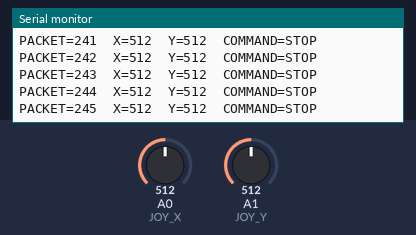
The sketch below on a simulated Arduino Mega 2560, built with avr-gcc and run on an emulated ATmega2560. Shown: the last lines printed to the serial monitor. Inputs (shaded band) come from the test bench; at power-on: A0 (JOY_X) = 512, A1 (JOY_Y) = 512. No radio packets arrive unless stated.

Above: at 10.2 s.
10.3 s: A0 (JOY_X) set to 916
At 10.42 s:
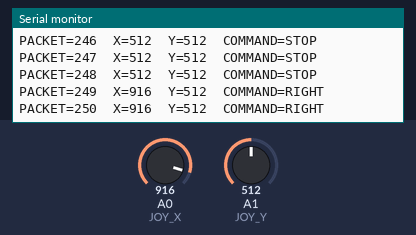
13.3 s: A1 (JOY_Y) set to 922
At 13.45 s:
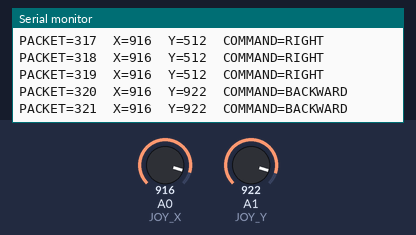

Measured:
- the behaviour switches between 901 and 902 on A0 (JOY_X) (found by bisection; images 0 and 1)
- the behaviour switches between 914 and 915 on A1 (JOY_Y) (found by bisection; images 1 and 2)

The sketch:

transmitter.ino
```cpp
#include <SPI.h>
#include <nRF24L01.h>
#include <RF24.h>

// =====================================================
// NRF24L01
// =====================================================

#define CE_PIN 9
#define CSN_PIN 10

RF24 radio(CE_PIN, CSN_PIN);

const byte address[6] = "ROVER";


// =====================================================
// JOYSTICK
// =====================================================

#define JOY_X A0
#define JOY_Y A1

// Your joystick center
#define CENTER_X 515
#define CENTER_Y 513

// Joystick dead zone
#define DEAD_ZONE 150


// =====================================================
// COMMANDS
// =====================================================

#define STOP_CMD     0
#define FORWARD_CMD  1
#define BACKWARD_CMD 2
#define LEFT_CMD     3
#define RIGHT_CMD    4


// =====================================================
// DATA PACKET
// This MUST be identical on Mega
// =====================================================

struct DataPacket
{
  byte command;
  int x;
  int y;
  unsigned long packetNumber;
};

DataPacket data;


// =====================================================
// PACKET COUNTER
// =====================================================

unsigned long packetCounter = 0;


// =====================================================
// SETUP
// =====================================================

void setup()
{
  Serial.begin(9600);

  // Start NRF24
  if (!radio.begin())
  {
    Serial.println("NRF24 NOT DETECTED!");
    while (1);
  }

  // NRF24 settings
  radio.setChannel(108);
  radio.setDataRate(RF24_250KBPS);
  radio.setPALevel(RF24_PA_LOW);

  // Disable ACK/retries for fast joystick control
  radio.setAutoAck(false);

  radio.openWritingPipe(address);
  radio.stopListening();

  radio.powerUp();

  Serial.println();
  Serial.println("================================");
  Serial.println("     ROVER TRANSMITTER READY");
  Serial.println("================================");
}


// =====================================================
// LOOP
// =====================================================

void loop()
{
  // ===================================================
  // READ JOYSTICK
  // ===================================================

  data.x = analogRead(JOY_X);
  data.y = analogRead(JOY_Y);


  // Calculate movement from center
  int dx = data.x - CENTER_X;
  int dy = data.y - CENTER_Y;

  int absX = abs(dx);
  int absY = abs(dy);


  // ===================================================
  // DETERMINE COMMAND
  // ===================================================

  // CENTER = STOP
  if (absX <= DEAD_ZONE && absY <= DEAD_ZONE)
  {
    data.command = STOP_CMD;
  }

  // Y AXIS DOMINANT
  else if (absY > absX)
  {
    // FORWARD
    if (dy < -DEAD_ZONE)
    {
      data.command = FORWARD_CMD;
    }

    // BACKWARD
    else if (dy > DEAD_ZONE)
    {
      data.command = BACKWARD_CMD;
    }

    else
    {
      data.command = STOP_CMD;
    }
  }

  // X AXIS DOMINANT
  else
  {
    // LEFT
    if (dx < -DEAD_ZONE)
    {
      data.command = LEFT_CMD;
    }

    // RIGHT
    else if (dx > DEAD_ZONE)
    {
      data.command = RIGHT_CMD;
    }

    else
    {
      data.command = STOP_CMD;
    }
  }


  // ===================================================
  // PACKET NUMBER
  // ===================================================

  data.packetNumber = packetCounter++;


  // ===================================================
  // TRANSMIT
  // ===================================================

  radio.write(&data, sizeof(data));


  // ===================================================
  // SERIAL MONITOR
  // ===================================================

  Serial.print("PACKET=");
  Serial.print(data.packetNumber);

  Serial.print("  X=");
  Serial.print(data.x);

  Serial.print("  Y=");
  Serial.print(data.y);

  Serial.print("  COMMAND=");

  switch (data.command)
  {
    case STOP_CMD:
      Serial.println("STOP");
      break;

    case FORWARD_CMD:
      Serial.println("FORWARD");
      break;

    case BACKWARD_CMD:
      Serial.println("BACKWARD");
      break;

    case LEFT_CMD:
      Serial.println("LEFT");
      break;

    case RIGHT_CMD:
      Serial.println("RIGHT");
      break;

    default:
      Serial.println("INVALID");
      break;
  }


  // Send 50 packets per second
  delay(20);
}
```
